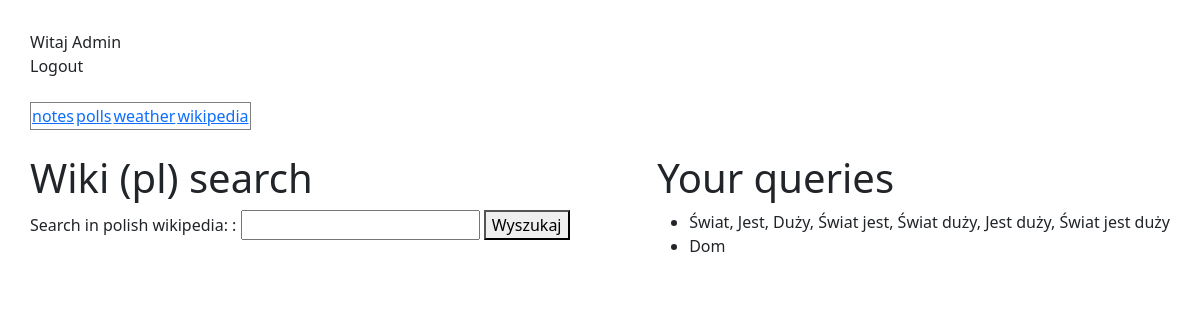
Page /wiki/ (signed in) on the committed database.
### wiki/models.py (models this page shows, shortened)
class UserTerm(models.Model):
    userId = models.IntegerField()
    term = models.CharField(max_length=500, default='xd')

### wiki/views.py (the view)
# urls.py: path('wiki/', wiki_view)
def wiki_view(request):
    userId = request.user.id
    if request.method == 'POST':
        form = SearchForm(request.POST)
        if form.is_valid():
            query = form.cleaned_data['query']
            words = query.split()  # split the query into a list of search terms
            terms = []
            for i in range(1, len(words) + 1):
                for comb in combinations(words, i):
                    terms.append(" ".join(comb).capitalize())
            if request.user.is_authenticated:
                save_term(terms, userId)
            url = f"https://pl.wikipedia.org/w/api.php?action=query&format=json&utf8=1&formatversion=2&prop=extracts&exintro=1&explaintext=1&titles={'|'.join(terms)}"
            response = requests.get(url)
            data = response.json()
            results = []
            if 'pages' in data['query']:
                found_terms = set()
                for page in data['query']['pages']:
                    if 'extract' in page:
                         extract = page['extract']
                         title = page['title']
                         found_terms.add(title)
                         results.append({'term': title, 'extract': extract})
                    else:
                         continue
                not_found_terms = set(terms) - found_terms
                for term in not_found_terms:
                    results.append({'term': term, 'extract': 'Nie znaleziono wyniku'})
            else:
                results.append({'term': 'Nie znaleziono wyniku', 'extract': 'Nie znaleziono wyniku'})
        else:
            results = []
    else:
        form = SearchForm()
        results = []
    if request.user.is_authenticated:
        userterms = UserTerm.objects.filter(userId=userId)
    else: userterms = ' '
    return render(request, 'wiki/wiki.html', {'form': form, 'results': results, 'terms':userterms})

### wiki/forms.py
class SearchForm(forms.Form):
    query = forms.CharField(label='Search in polish wikipedia: ')

### wiki/templates/wiki/wiki.html (shortened to what this page needs)
{% extends 'index.html' %}
{% block content %}
<div style="float: left;">
  <h1>Wiki (pl) search</h1>
  <form method="post">
    {{ form }}
    <button type="submit" value="Search"> Wyszukaj </button>
  </form>
</div>
<div style="float: right;">
  <h1>Your queries</h1>
    <ul>
      {% if terms == ' ' %}
        <li>You are not logged in</li>
      {% else %}
      {% for term in terms %}
        <li>{{ term.term }}</li>
      {% endfor %}
      {% endif %}
    </ul>
</div>
{% endblock %}

### templates/logincheck.html
{%if request.user.is_authenticated %}
Witaj {{request.user}}<br>
<a class="nav-link" href="../login/signout">Logout</a>
{%else%}
<h3>Jesteś niezalogowany<a class="nav-link" href="../login/">Login</a></h3>
{%endif%}

### rows in the picture
UserTerm: term "Świat, Jest, Duży, Świat jest, Świat duży, Jest duży, Świat jest duży"
UserTerm: term "Dom"

### other values in the picture
{{ request.user }} "Admin"
